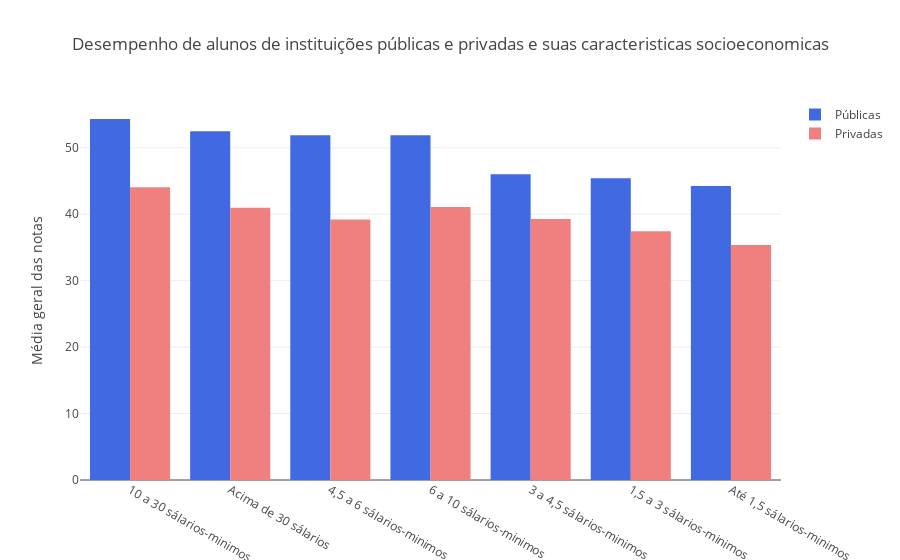

Notebook code cell kept with this figure:
### Markdown cell above
#### O desempenho dos alunos de universidade privada foram melhores do que o de universidades públicas? Para alunos com mesma características socioeconômicas

### Code cell
dados_nordeste_publicas = dados_nordeste[(dados_nordeste["CO_CATEGAD"]== 1)].append(dados_nordeste[(dados_nordeste["CO_CATEGAD"]== 2)]).append(dados_nordeste[(dados_nordeste["CO_CATEGAD"]== 3)])
dados_nordeste_publicas = dados_nordeste_publicas[dados_nordeste_publicas["QE_I08_Convertido"] != "Não informado"]
order_q08_publicas = pd.DataFrame(dados_nordeste_publicas.groupby('QE_I08_Convertido')['NT_GER'].mean()).reset_index(
        ).sort_values(by='NT_GER', ascending=False)

dados_nordeste_privadas = dados_nordeste[(dados_nordeste["CO_CATEGAD"]== 4)].append(dados_nordeste[(dados_nordeste["CO_CATEGAD"]== 5)])
dados_nordeste_privadas = dados_nordeste_privadas[dados_nordeste_privadas["QE_I08_Convertido"] != "Não informado"]
order_q08_privadas = pd.DataFrame(dados_nordeste_privadas.groupby('QE_I08_Convertido')['NT_GER'].mean()).reset_index(
        ).sort_values(by='NT_GER', ascending=False)

layout = go.Layout(
    title=go.layout.Title(
        text='Desempenho de alunos de instituições públicas e privadas e suas caracteristicas socioeconomicas',
        x=0.5
    ),
    yaxis=go.layout.YAxis(
        title=go.layout.yaxis.Title(
            text='Média geral das notas',
            )
    ))

fig = go.Figure(layout=layout)
fig.add_trace(go.Bar(
            x=order_q08_publicas["QE_I08_Convertido"],
            y=order_q08_publicas["NT_GER"],
            marker_color="#4169E1",
            name="Públicas"
    ))

fig.add_trace(go.Bar(
            x=order_q08_privadas["QE_I08_Convertido"],
            y=order_q08_privadas["NT_GER"],
            marker_color="#F08080",
            name="Privadas"
    ))
iplot(fig)

### Figure 1 — Plotly figure (JSON) as saved in the notebook; plotly's stock layout.template omitted (floating-point values rounded to 4 significant figures)
{"data": [{"marker": {"color": "#4169E1"}, "name": "Públicas", "type": "bar", "uid": "293e8a78-e0e7-43a9-ab72-03ae52bf0392", "x": ["10 a 30 sálarios-minimos", "Acima de 30 sálarios", "4,5 a 6 sálarios-minimos", "6 a 10 sálarios-minimos", "3 a 4,5 sálarios-minimos", "1,5 a 3 sálarios-minimos", "Até 1,5 sálarios-minimos"], "y": [54.33, 52.49, 51.9, 51.87, 46.03, 45.42, 44.24]}, {"marker": {"color": "#F08080"}, "name": "Privadas", "type": "bar", "uid": "547b2c1b-624a-43c8-9694-14d6f3ff48d5", "x": ["10 a 30 sálarios-minimos", "6 a 10 sálarios-minimos", "Acima de 30 sálarios", "3 a 4,5 sálarios-minimos", "4,5 a 6 sálarios-minimos", "1,5 a 3 sálarios-minimos", "Até 1,5 sálarios-minimos"], "y": [44.08, 41.09, 40.96, 39.29, 39.22, 37.45, 35.35]}], "layout": {"title": {"text": "Desempenho de alunos de instituições públicas e privadas e suas caracteristicas socioeconomicas", "x": 0.5}, "yaxis": {"title": {"text": "Média geral das notas"}}}}
